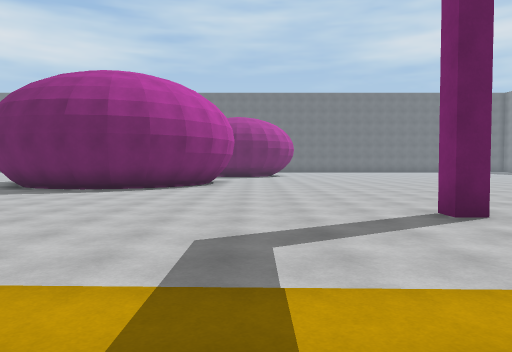
View 1 (above)

18 first-person views from a walk through a 3-D level made in the Unity game engine. The camera is 1.5 m above the floor, tilts 2° down and sees 70° across. The floor is counted in squares, 2 m on a side. Each view is taken from the middle of a square. On the plan, view 1 faces up. The plan holds only what a view shows up to about 11 squares ahead; the rest is blank. The place goes on beyond the plan. The player character is not drawn. Some animated figures are left out. Surface patterns are stand-ins for the level's own textures.

View 2
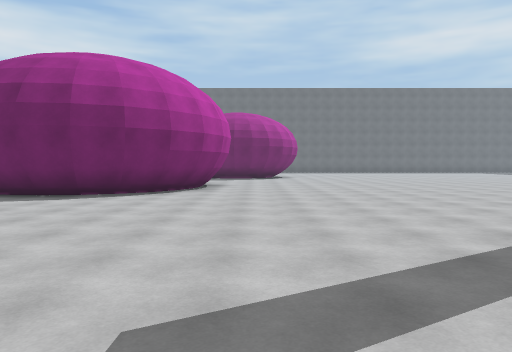

View 3
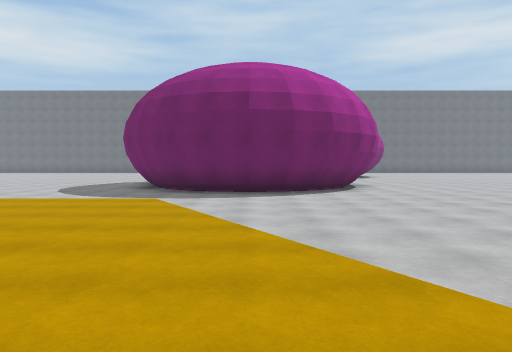

View 4
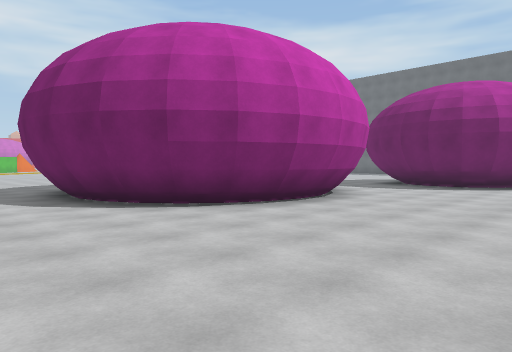

View 5
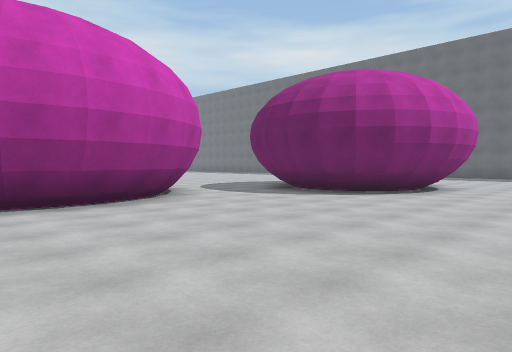

View 6
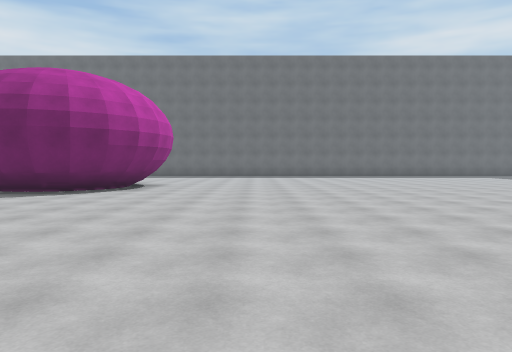

View 7
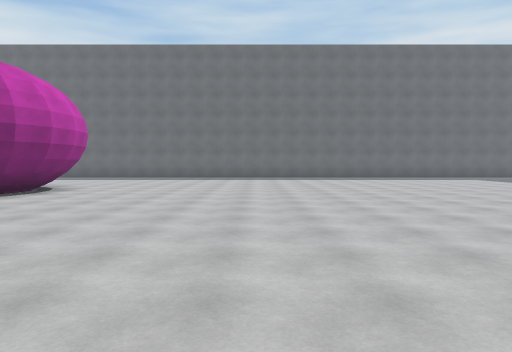

View 8
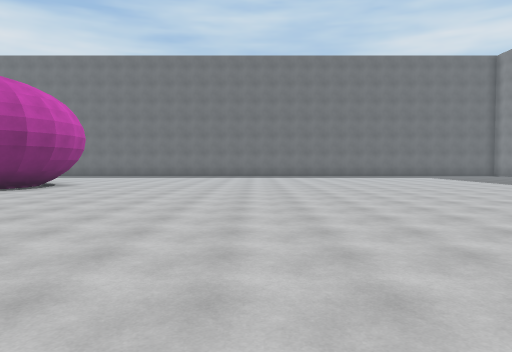

View 9
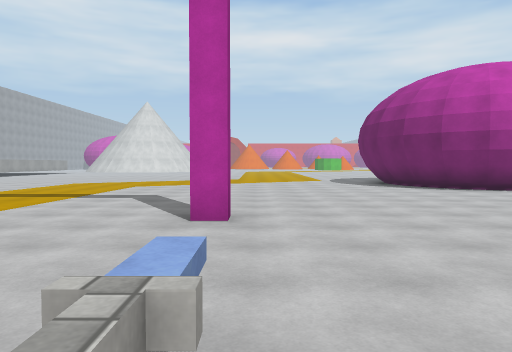

View 10
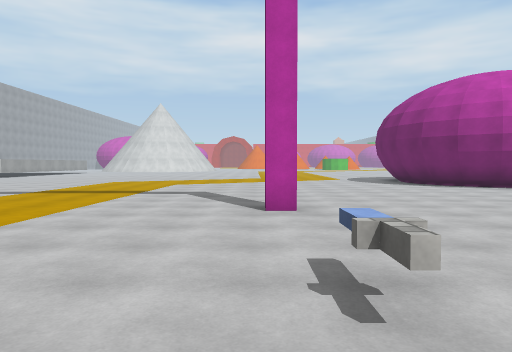

View 11
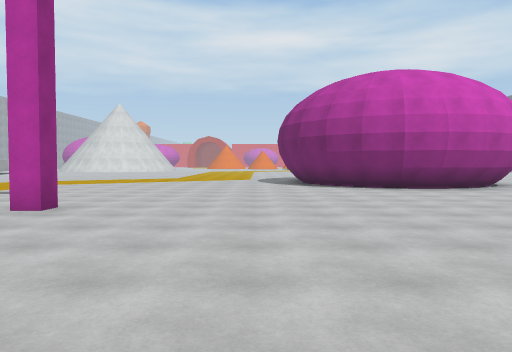

View 12
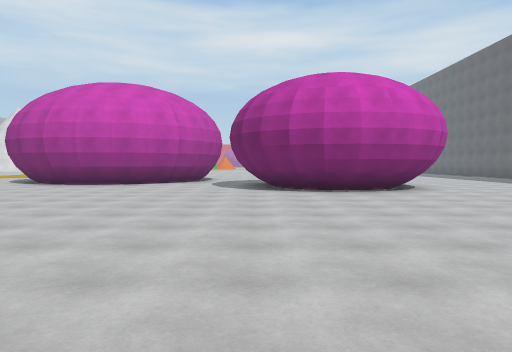

View 13
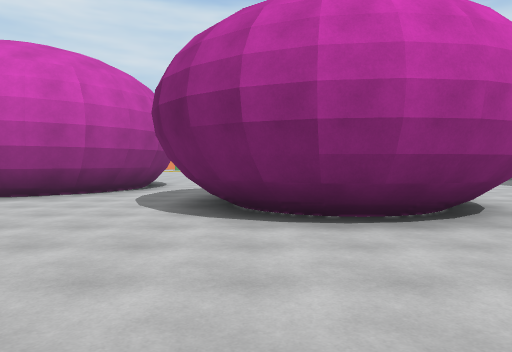

View 14
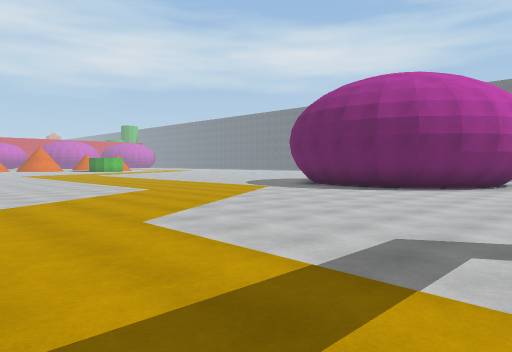

View 15
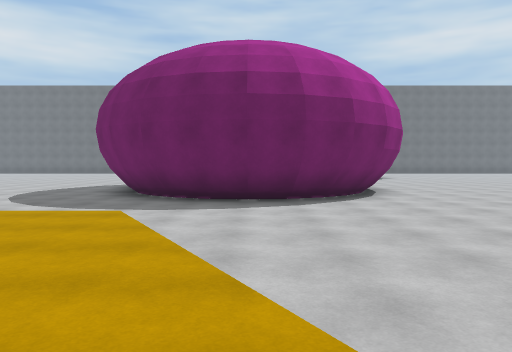

View 16
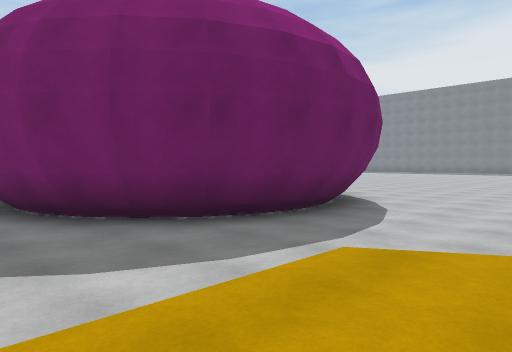

View 17
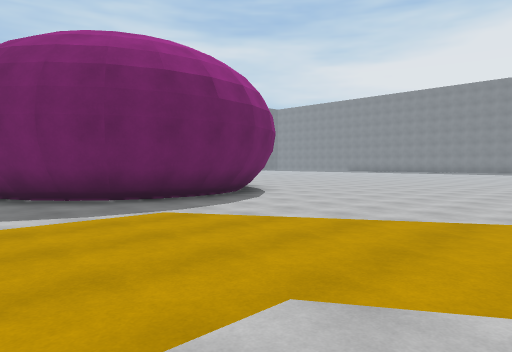

View 18
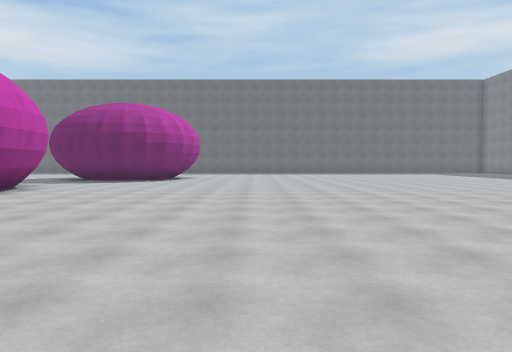

### Floor plan
Key: @ floor where view 1 was taken; # wall or solid block; . floor; O other object.
Columns run from 10 left of view 1 to 15 right of it. Each row starts with its distance up from view 1.
 24           OO.............
 23            OO............
 22           OOO.............
 21         OOOO..............
 20       .OOOOO.............
 19      ....................
 18      ##.................
 17       ###..............
 16         #..............
 15         ##.............
 14 .#      ##............
 13 .##     #.............
 12 ..#    ##............
 11 ..######............
 10 ....##..............
  9 ....................
  8 ...................
  7 ..................
  6 .................O.
  5 .............#......
  4 ...................
  3 ..................
  2 ................
  1    ............
  0        ...@..
 -1        ....
 -2         ..

Positions as (right, up) in squares from view 1, and headings:
1: (0, 0), facing up
2: (0, 2), facing up
3: (-5, 1), facing up
4: (3, 8), facing up-left
5: (5, 12), facing up-left
6: (5, 11), facing up
7: (7, 13), facing up
8: (8, 11), facing up
9: (8, 6), facing left
10: (9, 5), facing left
11: (9, 9), facing left
12: (11, 20), facing left
13: (6, 21), facing left
14: (1, 0), facing up-left
15: (-5, 3), facing up
16: (-10, 7), facing up-right
17: (-10, 4), facing up-right
18: (5, 5), facing up
